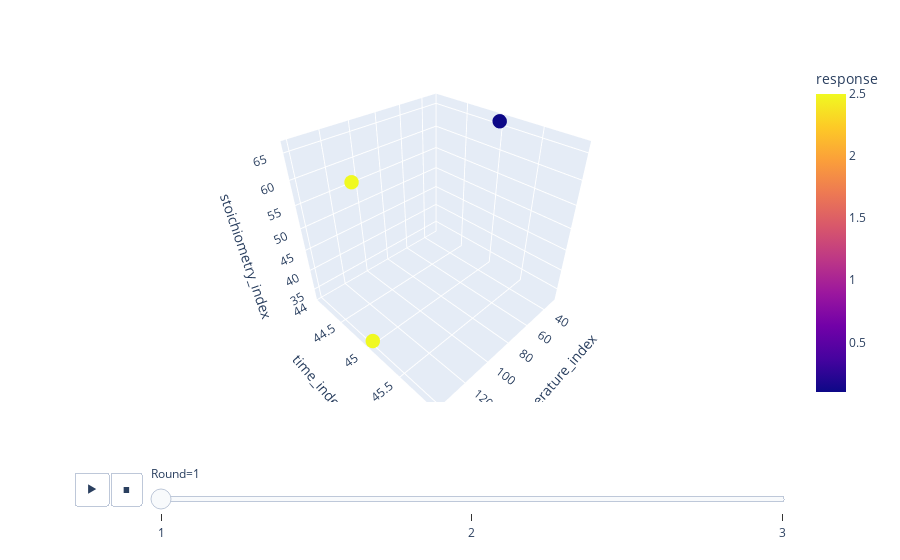
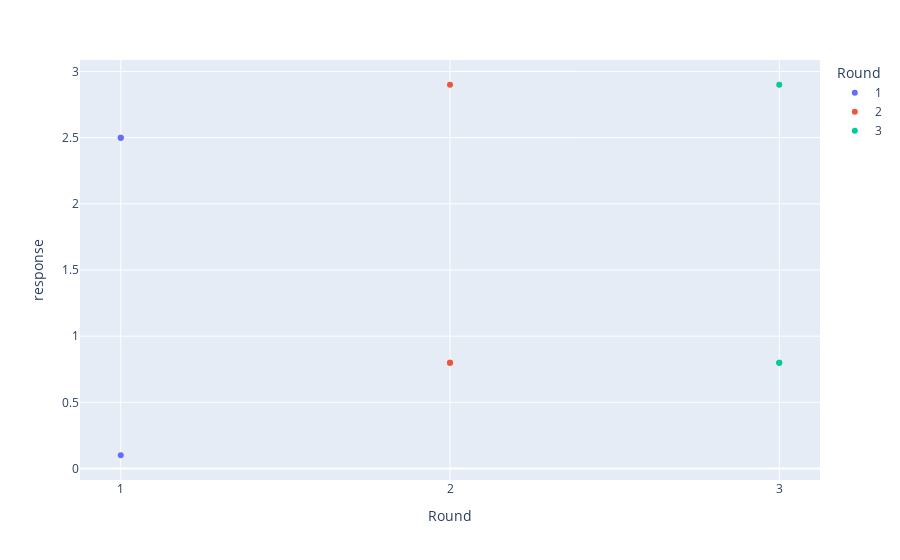

Notebook cell for these charts, in order:
### Code cell
#Plots for each round
#First plot shows selection of parameter space for each iteration 
#Second plot shows response at each round

df = pd.DataFrame()
result_round_counter= []
test_this()
# def plotly_plot(dataframe):



for i in range(1,len(result_round_counter)):
    file_name = pd.read_csv('results/round{}.csv'.format(i))
    file_name['Round'] = i
    file_name = file_name.astype({'Round':str})
    file_name = file_name.rename(columns={'Unnamed: 0':'parameter_space'})
    df = df.append(file_name,ignore_index=True)

fig3 = px.scatter_3d(df, x='temperature_index', y='time_index', z='stoichiometry_index', animation_frame = 'Round', color = 'response', hover_name = 'response', hover_data = ['response'])
fig3.update_traces(marker=dict(size=5))
fig3.show() 

fig = px.scatter(df, x='Round', y='response', color='Round')
fig.show()

### Figure 1 — Plotly figure (JSON) as saved in the notebook; plotly's stock layout.template omitted (floating-point values rounded to 4 significant figures)
{"data": [{"customdata": [[2.5], [0.1], [2.5]], "hovertemplate": "<b>%{hovertext}</b><br><br>Round=1<br>temperature_index=%{x}<br>time_index=%{y}<br>stoichiometry_index=%{z}<br>response=%{marker.color}<extra></extra>", "hovertext": [2.5, 0.1, 2.5], "legendgroup": "", "marker": {"color": [2.5, 0.1, 2.5], "coloraxis": "coloraxis", "size": 5, "symbol": "circle"}, "mode": "markers", "name": "", "scene": "scene", "showlegend": false, "type": "scatter3d", "x": [140, 30, 140], "y": [45, 45, 45], "z": [66, 66, 33]}], "layout": {"coloraxis": {"colorbar": {"title": {"text": "response"}}, "colorscale": [[0, "#0d0887"], [0.1111, "#46039f"], [0.2222, "#7201a8"], [0.3333, "#9c179e"], [0.4444, "#bd3786"], [0.5556, "#d8576b"], [0.6667, "#ed7953"], [0.7778, "#fb9f3a"], [0.8889, "#fdca26"], [1, "#f0f921"]]}, "legend": {"tracegroupgap": 0}, "margin": {"t": 60}, "scene": {"domain": {"x": [0, 1], "y": [0, 1]}, "xaxis": {"title": {"text": "temperature_index"}}, "yaxis": {"title": {"text": "time_index"}}, "zaxis": {"title": {"text": "stoichiometry_index"}}}, "sliders": [{"active": 0, "currentvalue": {"prefix": "Round="}, "len": 0.9, "pad": {"b": 10, "t": 60}, "steps": [{"args": [["1"], {"frame": {"duration": 0, "redraw": true}, "fromcurrent": true, "mode": "immediate", "transition": {"duration": 0, "easing": "linear"}}], "label": "1", "method": "animate"}, {"args": [["2"], {"frame": {"duration": 0, "redraw": true}, "fromcurrent": true, "mode": "immediate", "transition": {"duration": 0, "easing": "linear"}}], "label": "2", "method": "animate"}, {"args": [["3"], {"frame": {"duration": 0, "redraw": true}, "fromcurrent": true, "mode": "immediate", "transition": {"duration": 0, "easing": "linear"}}], "label": "3", "method": "animate"}], "x": 0.1, "xanchor": "left", "y": 0, "yanchor": "top"}], "updatemenus": [{"buttons": [{"args": [null, {"frame": {"duration": 500, "redraw": true}, "fromcurrent": true, "mode": "immediate", "transition": {"duration": 500, "easing": "linear"}}], "label": "&#9654;", "method": "animate"}, {"args": [[null], {"frame": {"duration": 0, "redraw": true}, "fromcurrent": true, "mode": "immediate", "transition": {"duration": 0, "easing": "linear"}}], "label": "&#9724;", "method": "animate"}], "direction": "left", "pad": {"r": 10, "t": 70}, "showactive": false, "type": "buttons", "x": 0.1, "xanchor": "right", "y": 0, "yanchor": "top"}]}}

### Figure 2 — Plotly figure (JSON) as saved in the notebook; plotly's stock layout.template omitted (floating-point values rounded to 4 significant figures)
{"data": [{"hovertemplate": "Round=%{x}<br>response=%{y}<extra></extra>", "legendgroup": "1", "marker": {"color": "#636efa", "symbol": "circle"}, "mode": "markers", "name": "1", "orientation": "v", "showlegend": true, "type": "scatter", "x": ["1", "1", "1"], "xaxis": "x", "y": [2.5, 0.1, 2.5], "yaxis": "y"}, {"hovertemplate": "Round=%{x}<br>response=%{y}<extra></extra>", "legendgroup": "2", "marker": {"color": "#EF553B", "symbol": "circle"}, "mode": "markers", "name": "2", "orientation": "v", "showlegend": true, "type": "scatter", "x": ["2", "2", "2"], "xaxis": "x", "y": [0.8, 0.8, 2.9], "yaxis": "y"}, {"hovertemplate": "Round=%{x}<br>response=%{y}<extra></extra>", "legendgroup": "3", "marker": {"color": "#00cc96", "symbol": "circle"}, "mode": "markers", "name": "3", "orientation": "v", "showlegend": true, "type": "scatter", "x": ["3", "3", "3"], "xaxis": "x", "y": [0.8, 0.8, 2.9], "yaxis": "y"}], "layout": {"legend": {"title": {"text": "Round"}, "tracegroupgap": 0}, "margin": {"t": 60}, "xaxis": {"anchor": "y", "categoryarray": ["1", "2", "3"], "categoryorder": "array", "domain": [0, 1], "title": {"text": "Round"}}, "yaxis": {"anchor": "x", "domain": [0, 1], "title": {"text": "response"}}}}
